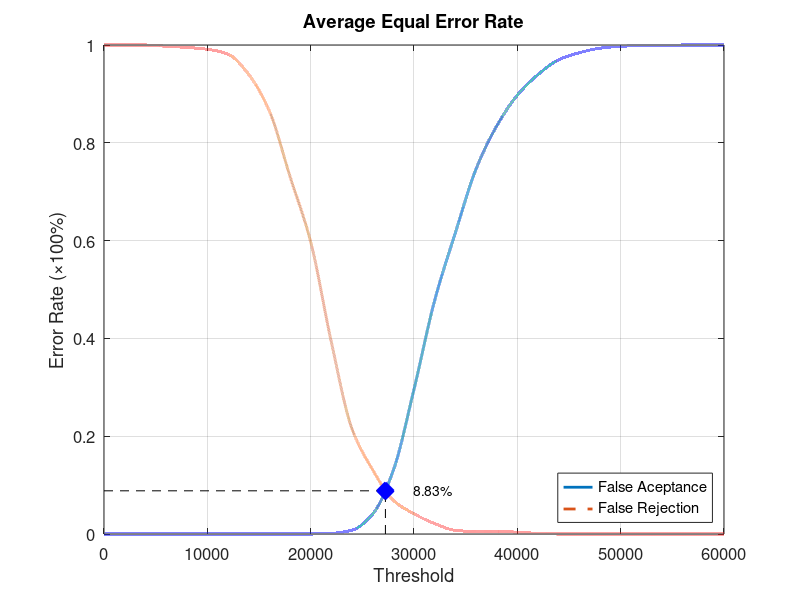
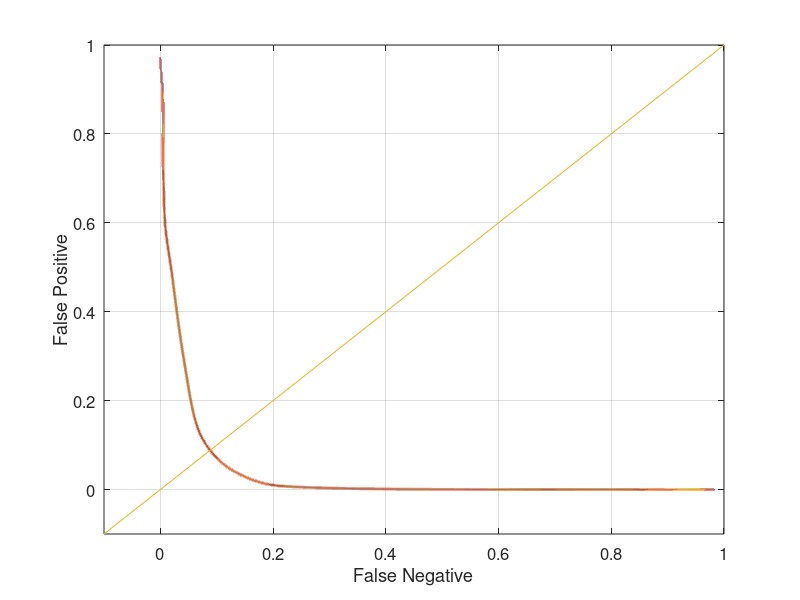

Write MATLAB code to recreate these figures, in order.
function yEER = Experiment5Average
close all;
clear;
clc;
x = 0:2000:60000;
xq = 0:0.5:60000;

y0 = [0 0 0 0 0 0 0 0 0 0 0 0.00131579 0.00789474 0.0407895 0.130263 0.296053 0.477632 0.615789 0.746053 0.834211 0.897368 0.939474 0.969737 0.984211 0.993421 0.997368 0.998684 0.998684 1 1 1];
yy0 = interp1(x, y0, xq, 'pchip');
y1 = [1 1 1 0.9975 0.995 0.99125 0.98125 0.94 0.865 0.73125 0.5975 0.3925 0.215 0.13125 0.06875 0.04125 0.02125 0.0075 0.005 0.005 0.00375 0.00125 0 0 0 0 0 0 0 0 0];
yy1 = interp1(x, y1, xq, 'pchip');

% Calculating EER: 
y2 = abs(y0 - y1);
find(y2 == min(y2))
yy2 = abs(yy0 - yy1);
xEER = find(yy2 == min(yy2));
xEERIndex = xq(xEER) % X-axis EER
yEER = yy0(xEER) % Y-axis EER

main = figure
plot(xq, yy0,'-','LineWidth', 2);	hold on
plot(xq, yy1,'--','LineWidth', 2);	hold on
plot([xEERIndex xEERIndex], [0 yEER], 'k--');	hold on
plot([0 xEERIndex], [yEER yEER], 'k--');	hold on
plot(xEERIndex, yEER, 'bx', 'LineWidth', 10);	hold on
text(xEERIndex + 10 * xEERIndex / 100, yEER, [num2str(round((10000 * yEER)) / 100) '%'])
legend('False Aceptance', 'False Rejection', 'Location', 'SouthEast')
xlabel('Threshold')
ylabel('Error Rate (\times100%)')
title('Average Equal Error Rate')
set(gca, 'FontSize', 12)
axis([0 60000 0 1])
grid on

print(main, 'Experiment5AverageMain', '-dpng');
FNRxFPR = figure('Color', [1 1 1]);
plot(yy1, yy0, '-', yy1, yy0, 'LineWidth', 2);
hold on
y = -0.1:0.1:1
plot(y, y); 
set(gca, 'FontSize', 12)
xlabel('False Negative')
ylabel('False Positive')
axis([-0.1 1 -0.1 1])
set(gca, 'FontSize', 12)
grid on

print(FNRxFPR, 'Experiment5AverageFNRxFPR','-dpng');
end
